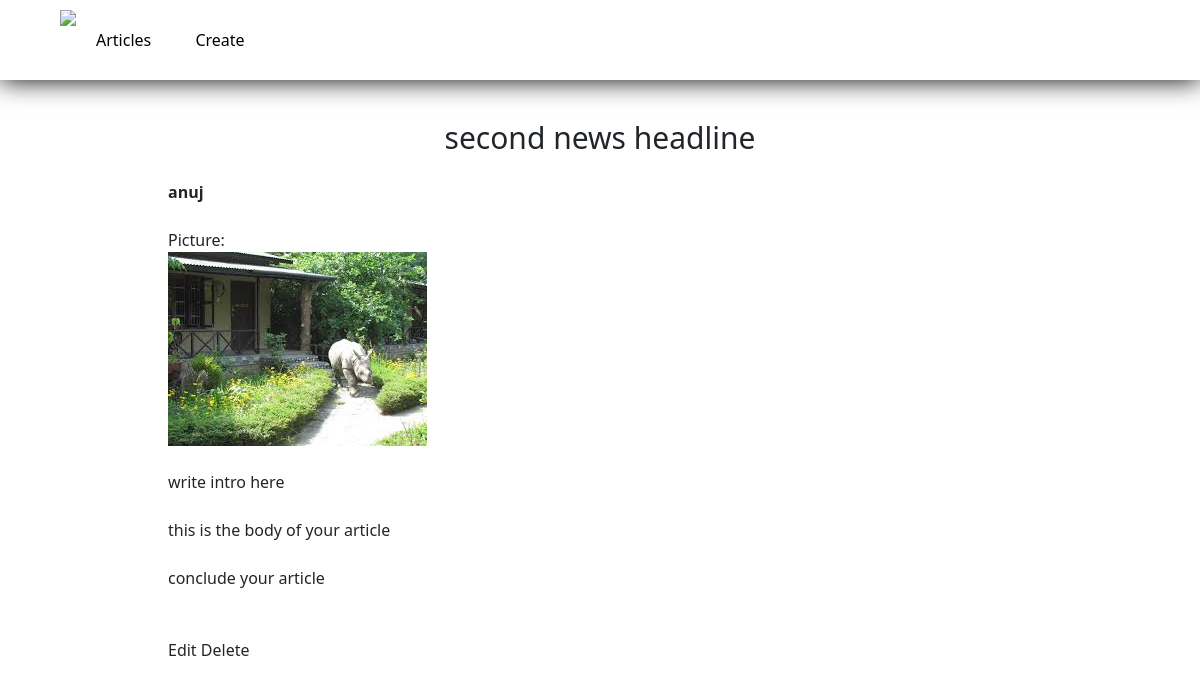
Page /articles/2/ on the committed database.
### articles/models.py (models this page shows, shortened)
class article(models.Model):
    headline = models.CharField(max_length=200, default='Enter headline here')
    byline = models.CharField(max_length=100, default='write author name here')
    image = models.ImageField(max_length = 254)
    introduction = models.TextField(max_length=1500, default='write intro here')
    body = models.TextField(max_length=1500, default='this is the body of your article')
    conclusion = models.TextField(max_length=1500, default='conclude your article')

### articles/views.py (the view)
# urls.py: path("articles/<pk>/", article_retrieve, name="article_retrieve"),
def article_retrieve(request,pk):
    articles= article.objects.get(id=pk)
    context={
        "articles":articles
    }
    return render(request,"article.html",context)

### templates/article.html
{% extends "base.html" %}
{% block content %}
<br><br><br><br>
<h2 class="text-center text-3xl">{{ articles.headline }}</h2>
<br>
<strong>{{ articles.byline }}</strong>
<br><br>
<p>Picture: <br><img src="{{ articles.image.url }}" alt=""></p>
<br>
<p>{{ articles.introduction }}</p>
<br>
<p>{{ articles.body }}</p>
<br>
<p>{{ articles.conclusion }}</p>
<br><br>
<div>
    <a href="/articles/{{ articles.id }}/edit/" class="">
        Edit</a>
    <a href="/articles/{{ articles.id }}/delete/" class="">
        Delete</a>
</div>
{% endblock content %}

### templates/base.html (style rules this page uses)
a { text-decoration: none; }

### rows in the picture
article: headline "second news headline", byline "anuj", image (picture), introduction "write intro here", body "this is the body of your article", conclusion "conclude your article"
